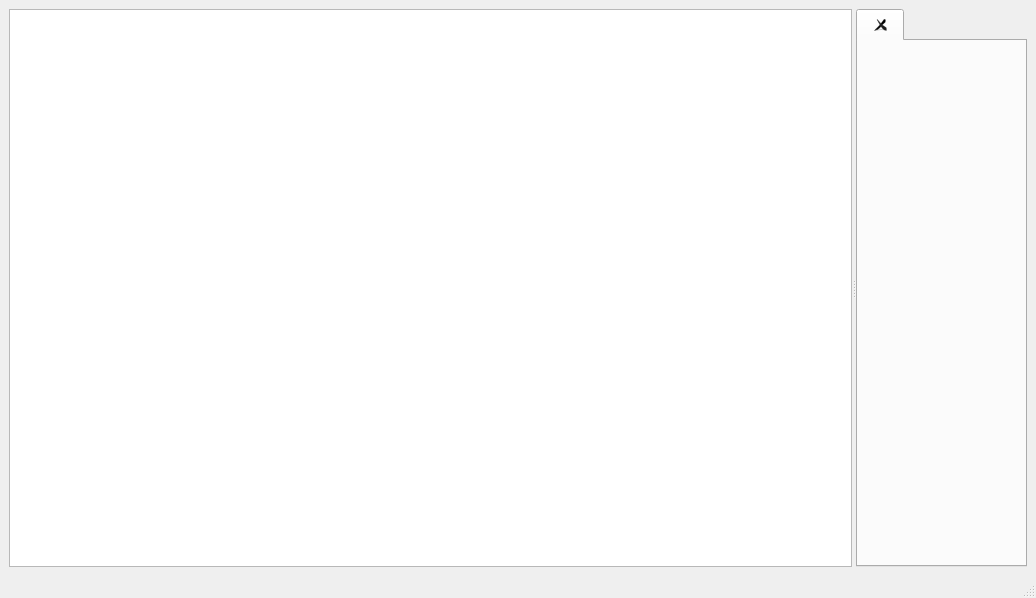
<?xml version="1.0" encoding="UTF-8"?>
<ui version="4.0">
 <class>MainWindow</class>
 <widget class="QMainWindow" name="MainWindow">
  <property name="geometry">
   <rect>
    <x>0</x>
    <y>0</y>
    <width>1036</width>
    <height>598</height>
   </rect>
  </property>
  <property name="windowTitle">
   <string>HLA App Launcher</string>
  </property>
  <widget class="QWidget" name="centralwidget">
   <layout class="QGridLayout" name="gridLayout">
    <item row="0" column="0">
     <widget class="QSplitter" name="splitter">
      <property name="orientation">
       <enum>Qt::Horizontal</enum>
      </property>
      <widget class="QTreeView" name="treeView">
       <property name="midLineWidth">
        <number>0</number>
       </property>
      </widget>
      <widget class="QTabWidget" name="tabWidget">
       <property name="currentIndex">
        <number>0</number>
       </property>
       <property name="tabsClosable">
        <bool>true</bool>
       </property>
       <property name="movable">
        <bool>true</bool>
       </property>
       <widget class="QWidget" name="widget">
        <attribute name="title">
         <string/>
        </attribute>
       </widget>
      </widget>
     </widget>
    </item>
   </layout>
  </widget>
  <widget class="QMenuBar" name="menubar">
   <property name="geometry">
    <rect>
     <x>0</x>
     <y>0</y>
     <width>1036</width>
     <height>23</height>
    </rect>
   </property>
  </widget>
  <widget class="QStatusBar" name="statusbar"/>
 </widget>
 <resources/>
 <connections/>
</ui>
